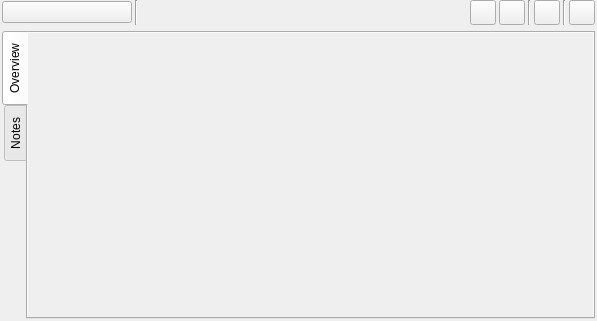
<?xml version="1.0" encoding="UTF-8"?>
<ui version="4.0">
 <class>StoryStructureSettings</class>
 <widget class="QWidget" name="StoryStructureSettings">
  <property name="geometry">
   <rect>
    <x>0</x>
    <y>0</y>
    <width>597</width>
    <height>321</height>
   </rect>
  </property>
  <property name="windowTitle">
   <string>Form</string>
  </property>
  <layout class="QVBoxLayout" name="verticalLayout">
   <property name="spacing">
    <number>3</number>
   </property>
   <property name="leftMargin">
    <number>2</number>
   </property>
   <property name="topMargin">
    <number>0</number>
   </property>
   <property name="rightMargin">
    <number>2</number>
   </property>
   <property name="bottomMargin">
    <number>2</number>
   </property>
   <item>
    <layout class="QHBoxLayout" name="horizontalLayout">
     <property name="rightMargin">
      <number>0</number>
     </property>
     <item>
      <widget class="QPushButton" name="btnNew">
       <property name="sizePolicy">
        <sizepolicy hsizetype="Minimum" vsizetype="Fixed">
         <horstretch>0</horstretch>
         <verstretch>0</verstretch>
        </sizepolicy>
       </property>
       <property name="maximumSize">
        <size>
         <width>130</width>
         <height>16777215</height>
        </size>
       </property>
       <property name="cursor">
        <cursorShape>PointingHandCursor</cursorShape>
       </property>
       <property name="toolTip">
        <string>Add new story structure</string>
       </property>
       <property name="text">
        <string/>
       </property>
       <property name="shortcut">
        <string>Ctrl+N</string>
       </property>
       <property name="positive" stdset="0">
        <bool>true</bool>
       </property>
       <property name="base" stdset="0">
        <bool>true</bool>
       </property>
      </widget>
     </item>
     <item>
      <widget class="Line" name="line">
       <property name="orientation">
        <enum>Qt::Vertical</enum>
       </property>
      </widget>
     </item>
     <item>
      <widget class="QWidget" name="wdgTemplates" native="true">
       <property name="sizePolicy">
        <sizepolicy hsizetype="Preferred" vsizetype="Maximum">
         <horstretch>0</horstretch>
         <verstretch>0</verstretch>
        </sizepolicy>
       </property>
      </widget>
     </item>
     <item>
      <widget class="QToolButton" name="btnEdit">
       <property name="cursor">
        <cursorShape>PointingHandCursor</cursorShape>
       </property>
       <property name="toolTip">
        <string>Edit structure</string>
       </property>
       <property name="text">
        <string/>
       </property>
       <property name="iconSize">
        <size>
         <width>18</width>
         <height>18</height>
        </size>
       </property>
       <property name="transparent" stdset="0">
        <bool>true</bool>
       </property>
      </widget>
     </item>
     <item>
      <widget class="QToolButton" name="btnLinkCharacter">
       <property name="cursor">
        <cursorShape>PointingHandCursor</cursorShape>
       </property>
       <property name="toolTip">
        <string>Link character</string>
       </property>
       <property name="text">
        <string/>
       </property>
       <property name="iconSize">
        <size>
         <width>18</width>
         <height>18</height>
        </size>
       </property>
       <property name="transparent" stdset="0">
        <bool>true</bool>
       </property>
      </widget>
     </item>
     <item>
      <widget class="Line" name="line_3">
       <property name="orientation">
        <enum>Qt::Vertical</enum>
       </property>
      </widget>
     </item>
     <item>
      <widget class="QToolButton" name="btnCopy">
       <property name="cursor">
        <cursorShape>PointingHandCursor</cursorShape>
       </property>
       <property name="toolTip">
        <string>Duplicate structure</string>
       </property>
       <property name="text">
        <string/>
       </property>
       <property name="iconSize">
        <size>
         <width>18</width>
         <height>18</height>
        </size>
       </property>
       <property name="transparent" stdset="0">
        <bool>true</bool>
       </property>
      </widget>
     </item>
     <item>
      <widget class="Line" name="line_2">
       <property name="orientation">
        <enum>Qt::Vertical</enum>
       </property>
      </widget>
     </item>
     <item>
      <widget class="QToolButton" name="btnDelete">
       <property name="cursor">
        <cursorShape>PointingHandCursor</cursorShape>
       </property>
       <property name="toolTip">
        <string>Remove structure</string>
       </property>
       <property name="text">
        <string/>
       </property>
       <property name="iconSize">
        <size>
         <width>18</width>
         <height>18</height>
        </size>
       </property>
       <property name="transparent" stdset="0">
        <bool>true</bool>
       </property>
      </widget>
     </item>
    </layout>
   </item>
   <item>
    <layout class="QVBoxLayout" name="layoutPreview">
     <property name="leftMargin">
      <number>40</number>
     </property>
     <property name="rightMargin">
      <number>5</number>
     </property>
     <item>
      <widget class="SceneStoryStructureWidget" name="wdgPreview" native="true"/>
     </item>
    </layout>
   </item>
   <item>
    <widget class="QTabWidget" name="tabWidget">
     <property name="tabPosition">
      <enum>QTabWidget::West</enum>
     </property>
     <property name="currentIndex">
      <number>0</number>
     </property>
     <widget class="QWidget" name="tabOverview">
      <attribute name="title">
       <string>Overview</string>
      </attribute>
      <layout class="QVBoxLayout" name="verticalLayout_3">
       <property name="spacing">
        <number>0</number>
       </property>
       <property name="leftMargin">
        <number>0</number>
       </property>
       <property name="topMargin">
        <number>0</number>
       </property>
       <property name="rightMargin">
        <number>0</number>
       </property>
       <property name="bottomMargin">
        <number>0</number>
       </property>
       <item>
        <widget class="QScrollArea" name="scrollArea">
         <property name="frameShape">
          <enum>QFrame::NoFrame</enum>
         </property>
         <property name="lineWidth">
          <number>0</number>
         </property>
         <property name="widgetResizable">
          <bool>true</bool>
         </property>
         <widget class="QWidget" name="beats">
          <property name="geometry">
           <rect>
            <x>0</x>
            <y>0</y>
            <width>565</width>
            <height>270</height>
           </rect>
          </property>
          <property name="sizePolicy">
           <sizepolicy hsizetype="Preferred" vsizetype="Expanding">
            <horstretch>0</horstretch>
            <verstretch>0</verstretch>
           </sizepolicy>
          </property>
          <property name="relaxed-white-bg" stdset="0">
           <bool>true</bool>
          </property>
         </widget>
        </widget>
       </item>
      </layout>
     </widget>
     <widget class="QWidget" name="tabNotes">
      <attribute name="title">
       <string>Notes</string>
      </attribute>
      <layout class="QVBoxLayout" name="verticalLayout_2">
       <property name="spacing">
        <number>0</number>
       </property>
       <property name="leftMargin">
        <number>0</number>
       </property>
       <property name="topMargin">
        <number>0</number>
       </property>
       <property name="rightMargin">
        <number>0</number>
       </property>
       <property name="bottomMargin">
        <number>0</number>
       </property>
      </layout>
     </widget>
    </widget>
   </item>
  </layout>
 </widget>
 <customwidgets>
  <customwidget>
   <class>SceneStoryStructureWidget</class>
   <extends>QWidget</extends>
   <header>src.main.python.plotlyst.view.widget.scenes</header>
   <container>1</container>
  </customwidget>
 </customwidgets>
 <resources/>
 <connections/>
</ui>
